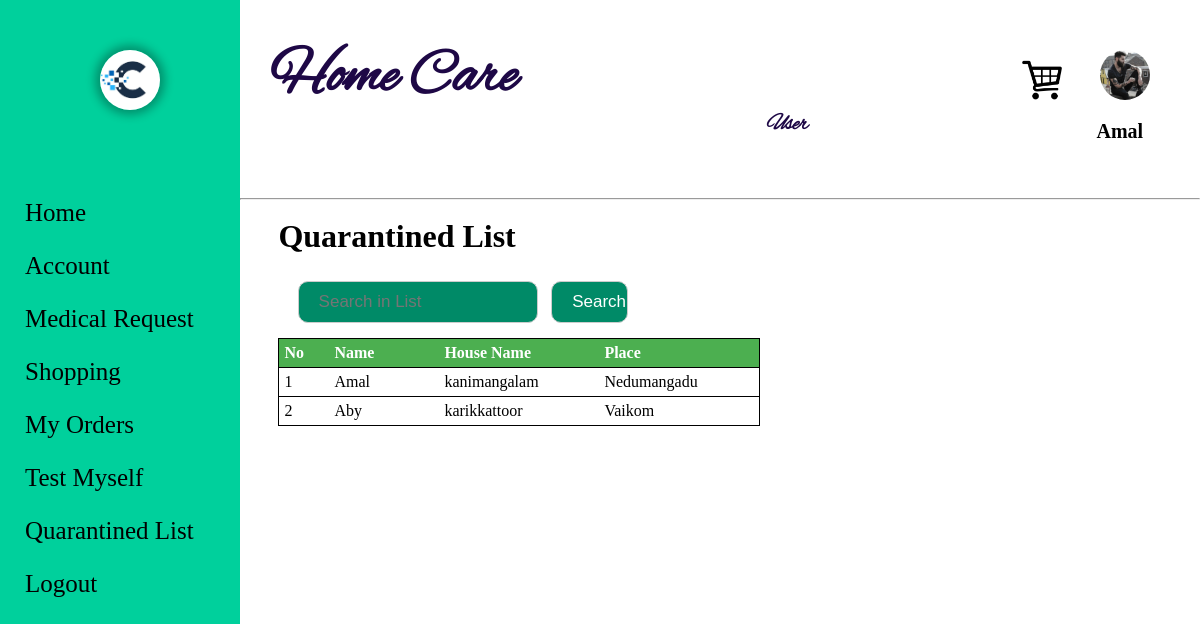
Page /ViewQuarantine.php (signed in) on the committed database.
### tables this page shows
CREATE TABLE `dp` (
  `dp_id` int(5) NOT NULL,
  `L_id` int(5) NOT NULL,
  `image` varchar(50) NOT NULL,
  `status` tinyint(1) NOT NULL DEFAULT 1
);

CREATE TABLE `user` (
  `U_id` int(5) NOT NULL,
  `L_id` int(5) NOT NULL,
  `name` varchar(20) NOT NULL,
  `hname` varchar(20) NOT NULL,
  `sd_id` int(5) NOT NULL,
  `dob` varchar(10) NOT NULL,
  `gender` varchar(10) NOT NULL
);

CREATE TABLE `subdist` (
  `sd_id` int(5) NOT NULL,
  `dt_id` int(2) NOT NULL,
  `sd_name` varchar(20) NOT NULL,
  `status` tinyint(1) NOT NULL DEFAULT 1
);

### ViewQuarantine.php (the view, shortened to what this page needs)
<!DOCTYPE html>
<html lang="en">
<head>
	<link rel="stylesheet" type="text/css" href="css\registration.css" />
</head>
<body>
	<?php require("Leftbar.php"); ?>
	<div class="right_cont" style="{background-color: rgb(232, 232, 232);}">
		<?php require("Topbar.php"); ?>
		<br><h1 style="margin-left:4%;">Quarantined List</h1><br>
		<form method="post" action="ViewQuarantine.php">
			<input type="text" name="search" placeholder="Search in List">
			<input type="submit" value="Search">
		</form>
			<?php
				$con=mysqli_connect("localhost","root","","care_app")or die("couldn't connect");
				$counter = 0;
				if (isset($_POST['search'])){
					$searchq = $_POST['search'];
					$searchq = preg_replace("#[^0-9a-z]#i","",$searchq);
					$query = "SELECT * FROM user WHERE name LIKE '%$searchq%' OR hname LIKE '%$searchq%'";
					$result =mysqli_query($con,$query);
					$count = mysqli_num_rows($result);
					if($count == 0){
						?>
						</table><br><br><tab>
						<?php
						echo  'There was no search results!';
					}
					else{
						?>
							<table class="cart" cellpadding="5" cellspacing="10">
							<tbody>
							<tr>
								<th style="text-align:left;" width="40px">No</th>
								<th style="text-align:left;" width="100px">Name</th>
								<th style="text-align:left;" width="100px">House Name</th>
								<th style="text-align:left;" width="100px">Place</th>
							</tr>
						<?php
						while($row=mysqli_fetch_array($result))
						{
							?>
							<tr>
							<td><?php echo ++$counter ?></td>
							<td><?php echo $row['name'] ?></td>
							<td><?php echo $row['hname'] ?></td>
							<?php
							$id=$row['sd_id'];
							$quer="select * from subdist where sd_id=$id";
							$resl =mysqli_query($con,$quer);
							$ro=mysqli_fetch_array($resl);
							?>
								<td><?php echo $ro['sd_name'] ?></td>
							</tr>
							<?php
						}
					}
				}
				else{
						?>
							<table class="cart" cellpadding="10" cellspacing="10">
							<tbody>
							<tr>
								<th style="text-align:left;" width="40px">No</th>
								<th style="text-align:left;" width="100px">Name</th>
								<th style="text-align:left;" width="150px">House Name</th>
								<th style="text-align:left;" width="150px">Place</th>
							</tr>
						<?php
						$con=mysqli_connect("localhost","root","","care_app")or die("couldn't connect");
						$query="select * from user";
						$result =mysqli_query($con,$query);
						while($row=mysqli_fetch_array($result))
						{
							?>
							<tr>
							<td><?php echo ++$counter ?></td>
							<td><?php echo $row['name'] ?></td>
							<td><?php echo $row['hname'] ?></td>
							<?php
							$id=$row['sd_id'];
							$quer="select * from subdist where sd_id=$id";
							$resl =mysqli_query($con,$quer);
							$ro=mysqli_fetch_array($resl);
							?>
								<td><?php echo $ro['sd_name'] ?></td>
							</tr>
							<?php
						}
				}
			?>
	</div>
</body>
</html>

### Topbar.php (shortened to what this page needs)
<!DOCTYPE html>
<html lang="en">
<head>
     <link rel="stylesheet" href="css/home.css">
</head>
<body>
    <div class="nav">
            <h1>Home Care</h1>
            <?php
            if(isset($_SESSION['id']))
            {
                if($row['user_type']=='user')
                {    ?>
                    <h2>User</h2>
                    <?php
                }if($row['user_type']=='admin')
                {    ?>
                    <h2>Admin</h2>
                    <?php
                }if($row['user_type']=='mstaff')
                {    ?>
                    <h2>Medical Staff </h2>
                    <?php
                }if($row['user_type']=='pnchOfficr')
                {    ?>
                    <h2>Punchayat Officer</h2>
                    <?php
                }if($row['user_type']=='volunteer')
                {    ?>
                    <h2>Volunteer</h2>
                    <?php
                }
            }?>
        <div class="logo">
            <?php
            if(isset($_SESSION['id']))
            {
                $con = mysqli_connect("localhost","root","","care_app")or die("failed");
                $tmpid=$_SESSION['id'];
                if($row['user_type']=='user')
                {    ?>
                    <a href="Cart.php"><img class="carticon" src="images/cart.png" width="40" height="40"></a>
                    <?php
                }
                $sql="select image from dp where L_id=$tmpid ";
                $result=mysqli_query($con,$sql) or die($sql);
                if(mysqli_num_rows($result)>0)
                {
                    $row = mysqli_fetch_array($result);
                    $image = $row['image'];
                    $image_src = "uploads/".$image;
                    ?>
                    <a href="ViewProfile.php"><img class="usericon" src="<?php echo $image_src;  ?>" ></a>
                <?php
                }
                else
                {
                ?>
                    <a href="ViewProfile.php"><img class="usericon" src="images/uicon.png" ></a>
                <?php
                }
            }
            else
            {
            ?>
                <a href="Login.php"><img class="usericon" src="images/uicon.png" ></a>
            <?php
            }
        ?>
            <h3>
            <?php
                if(isset($_SESSION['id']))
                {
                    $con = mysqli_connect("localhost","root","","care_app")or die("failed");
                    $tmpid=$_SESSION['id'];
                        $sql="select name as name from admin where L_id=$tmpid
                        union select name from user where L_id=$tmpid
                        union select name from medical_staff where L_id=$tmpid
                        union select name from punchayat_officer where L_id=$tmpid
                        union select name from volunteer where L_id=$tmpid";
                        $result=mysqli_query($con,$sql) or die($sql);
                        if(mysqli_num_rows($result)>0)
                        {
                            while($row=mysqli_fetch_array($result))
                            {
                                $name=$row['name'];
                                echo $name;
                            }
                        }
                }
            ?></h3>
        </div>
    </div>
    <hr>
</body>
</html>

### css/registration.css (style rules this page uses)
body { background-color:whitesmoke; background-attachment:fixed; margin: 0px; }
h1 { margin-top: 0%; }
input[type="submit"],[type=button] { background-color: rgb(12, 146, 0); color: #fff; width: 40%; margin: 8px 0; border-radius: 10px; }
input[type=text],[type=date],[type=password],[type="submit"], [type=button],[type=time],[type=number],[type=file],select { width: 100%; padding: 10px 20px; font-size: 17px; margin: 8px 0; display: inline-block; border: 1px solid #ccc; border-radius: 4px; box-sizing: border-box; }
input[type="submit"],[type=button] { background-color: rgb(12, 146, 0); color: #fff; border-radius: 10px; }

### css/home.css (style rules this page uses)
* { margin:0; padding:0; transition: .5s ease-out; }
table { border-collapse: collapse; border: 1px solid black; height: 10px !important; overflow: scroll; }
th { background-color: #4CAF50; color: white; }
th, td { padding: 5px; text-align: left; }
tr { border: 1px solid black; }
h2 { font-size: 22px; }
.right_cont { width:80%; height:100vh; float:left; background-color: white; }
.nav { position: relative; top:0px; background-color: white; width: 100%; height:24.8%; }
.nav h1 { font-family:hel; float:left; margin-top:40px; margin-left: 30px; font-size: 60px; color: rgb(30, 8, 70); }
.nav h2 { font-family:hel; float:left; margin-top:110px; margin-left: 250px; font-size: 23px; color: rgb(30, 8, 70); }
.logo { position: relative; height: 100%; width:30%; float:right; }
.usericon { float:right; margin-top:50px; margin-right:50px; width:50px; height:50px; border-radius: 50%; transition: 0.10s ease-out; }
.carticon { float:left; margin-left:110px; margin-top:60px; width:40px; height:40px; transition: 0.10s ease-out; }
.logo h3 { float:right; font-size: 20px; margin-top:120px; margin-right: -15%; }

### ViewQuarantine.php (style rules this page uses)
table { margin-left:4%; }
input[type="text"] { background-color: rgb(0, 138, 103); color: #fff; width: 25%; margin: 8px 0 0 6%; border-radius: 10px; }
input[type=submit] { background-color: rgb(0, 138, 103); color: #fff; width: 8%; margin: 8px 0 15px 1%; border-radius: 10px; }

### Leftbar.php (style rules this page uses)
a { text-decoration:none; color:black; }

### rows in the picture
dp: image (picture)
user: name "Amal", hname "kanimangalam", sd.sd_name "Nedumangadu"
user: name "Aby", hname "karikkattoor", sd.sd_name "Vaikom"

### other values in the picture
$name "Amal"
